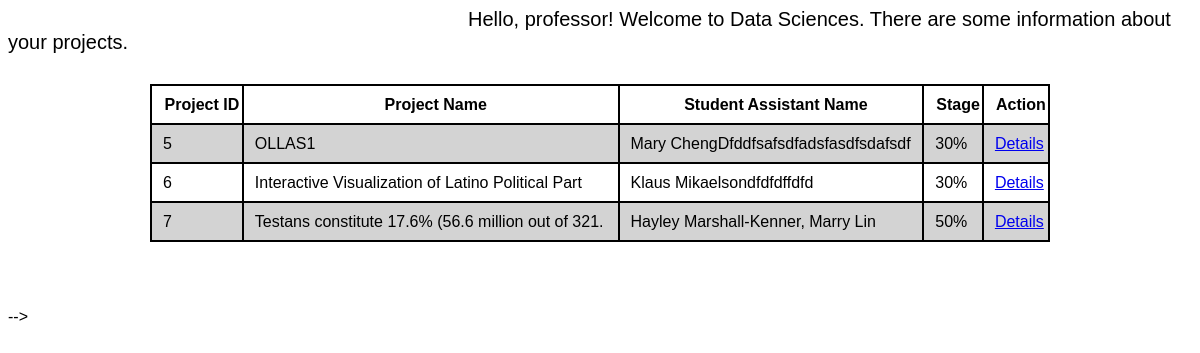
/professor_access/, run on an earlier commit of the app's database.
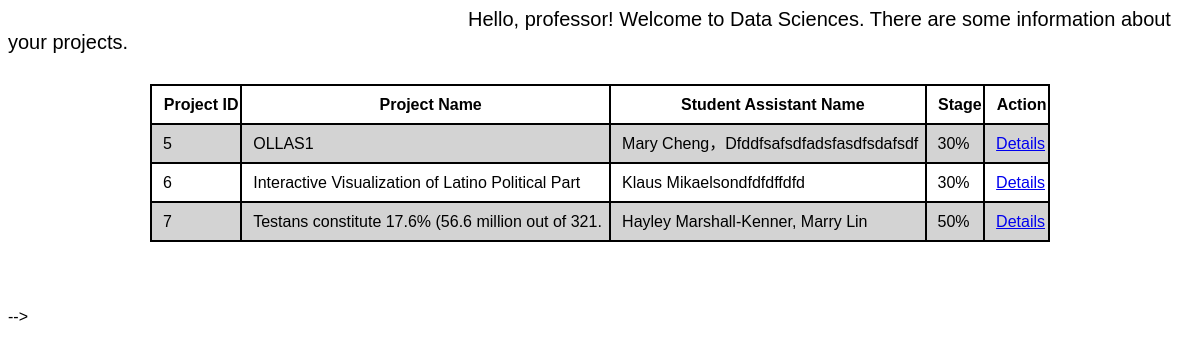
And on a later commit of the database.
### professor_access/models.py (models this page shows, shortened)
class Project(models.Model):
    name = models.CharField(max_length=50 )
    student_name = models.CharField(max_length=200)
    stage = models.CharField(max_length=50)
    description = models.TextField(blank=True)
    note = models.TextField(blank=True)
    file = models.FileField(upload_to='upload', blank=True, null=True)
    photo = models.ImageField(upload_to='upload', blank=True)

### professor_access/views.py (the view)
def professor_list(request, template_name='professor_access/pa_list.html'):
    project = Project.objects.all()
    data = {}
    data['object_list'] = project
    return render(request, template_name, data)

### professor_access/templates/professor_access/pa_list.html (shortened to what this page needs)
{% extends "base.html" %}
{% load staticfiles %}
{% block content %}
<head>
</head>
<body>
<p class="hello">Hello, professor! Welcome to Data Sciences. There are some information about your projects.</p>
<table class="table">
    <tr>
        <th>Project ID</th>
        <th>Project Name</th>
        <th>Student Assistant Name</th>
        <th>Stage</th>
        <th>Action</th>
    </tr>
    {% for project in object_list %}
    <tr>
        <td>{{ project.id}}</td>
        <td>{{ project.name}}</td>
        <td>{{ project.student_name }}</td>
        <td>{{ project.stage }}</td>
        <td><a href="{% url 'professor_access:detail' project.id %}">Details</a>
        </td>
    </tr>
    {% endfor %}
</table><br /><br />
</body>
{% endblock %}

### student_access/templates/base.html (shortened to what this page needs)
{% load staticfiles %}
<html>
<head>
</head>
<body>
    {% block content %}
    {% endblock %}
  </div>-->
</body>
</html>

### professor_access/templates/professor_access/pa_list.html (style rules this page uses)
body { background-color: white; font-family: Arial, Helvetica, sans-serif; }
.table { width:900px; margin: left; border-collapse: collapse; background-color:lightgrey; font-size:16px; line-height: 35px; margin: 30px auto; text-indent:10px; }
td,th { border:2px solid black; }
tr:nth-child(odd) { background-color:white; }
.hello { font-size: 20px; text-indent:460px; }

What changed in the data, as far as the page shows it:
changed Project "OLLAS1": student_name "Mary ChengDfddfsafsdfadsfasdfsdafsdf" → "Mary Cheng，Dfddfsafsdfadsfasdfsdafsdf"
